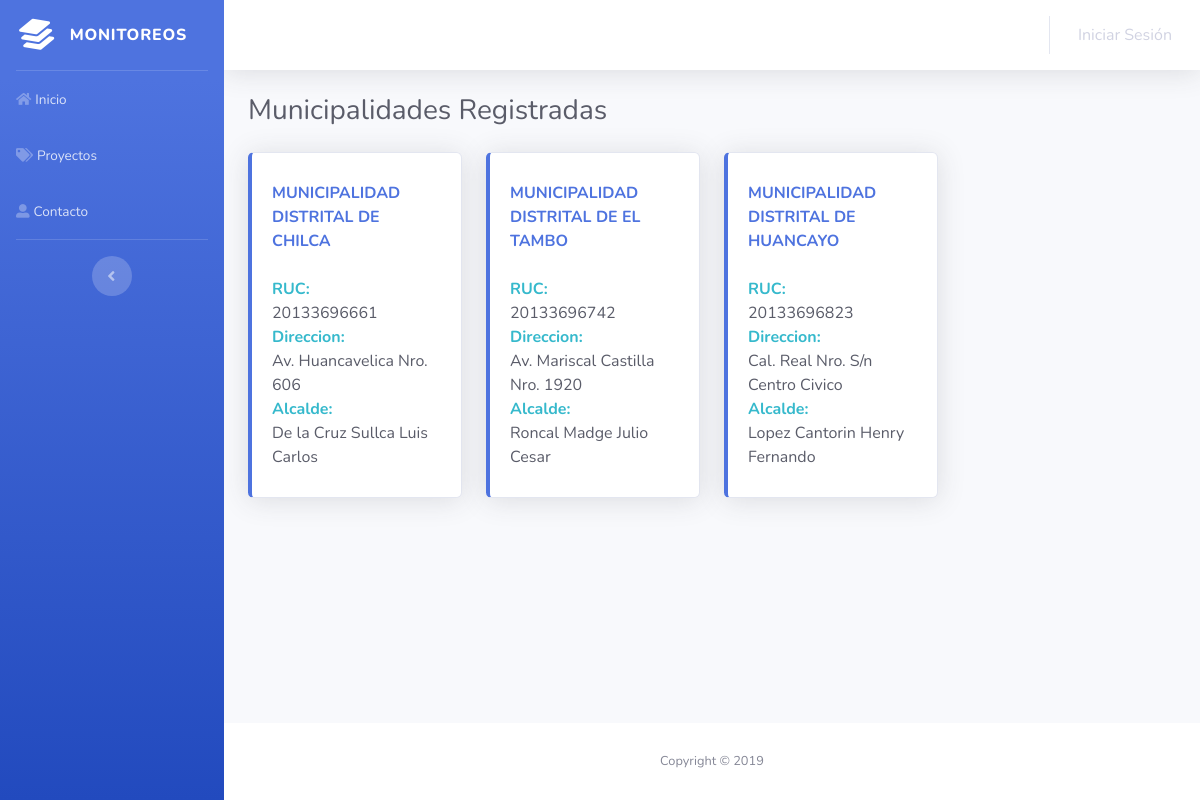
/user/mun-reg.php, run on the app's committed database.
### tables this page shows
CREATE TABLE `municipalidades` (
  `IdMunicipalidad` varchar(11) NOT NULL,
  `RazonSocial` varchar(50) NOT NULL,
  `Direccion` varchar(50) NOT NULL,
  `IdCargo` int(11) NOT NULL
);

### user/php/get.php (called while the page is built, shortened)
<?php
    class get{
        function getSP($sp){
            $con = new Connection();
            $cmd = $con->getConnection();
            $cmd->query("SET NAMES UTF8");
            $cmd->query("SET CHARACTER SET utf8");
            $datos = $cmd->query("CALL ". $sp);
            return $datos;
        }
    }
?>

### user/mun-reg.php (the view, shortened to what this page needs)
<?php
	require 'php/get.php';
    $get = new get();
    $result = $get->getSP("get_Municipalidades()");
	?>
<!DOCTYPE html>
<html lang="en">
<head>
  <link href="vendor/fontawesome-free/css/all.min.css" rel="stylesheet" type="text/css">
  <link href="css/sb-admin-2.min.css" rel="stylesheet">
</head>
<body id="page-top">
	<div id="wrapper">
		<ul class="navbar-nav bg-gradient-primary sidebar sidebar-dark accordion" id="accordionSidebar">
			<a class="sidebar-brand d-flex align-items-center justify-content-center" href="index.php">
				<div class="sidebar-brand-icon rotate-n-15"><i class="fas fa-layer-group"></i></div>
				<div class="sidebar-brand-text mx-3">Monitoreos</div>
			</a>
			<hr class="sidebar-divider my-0">
			<li class="nav-item">
				<a class="nav-link" href="index.php"><i class="fas fa-home"></i><span>Inicio</span></a>
			</li>
			<li class="nav-item">
				<a class="nav-link" href="proyectos.php"><i class="fas fa-tags"></i><span>Proyectos</span></a>
			</li>
			<li class="nav-item">
				<a class="nav-link" href="404.php"><i class="fas fa-user-alt"></i><span>Contacto</span></a>
			</li>
			<hr class="sidebar-divider d-none d-md-block">
			<div class="text-center d-none d-md-inline">
				<button class="rounded-circle border-0" id="sidebarToggle"></button>
			</div>
		</ul>
		<div id="content-wrapper" class="d-flex flex-column">
			<div id="content">
				<nav class="navbar navbar-expand navbar-light bg-white topbar mb-4 static-top shadow">
					<ul class="navbar-nav ml-auto">
						<?php if(isset($_SESSION['usuario'])) {
							$ArrayUsuario = $_SESSION['usuario'];
							?>
							<li class="nav-item dropdown no-arrow">
								<a class="nav-link dropdown-toggle" href="#" id="userDropdown" role="button" data-toggle="dropdown" aria-haspopup="true" aria-expanded="false">
									<span class="mr-2 d-none d-lg-inline text-gray-600 small"><b><?php echo $ArrayUsuario[0]['Nombre']; ?></b></span>
									<img class="img-profile rounded-circle">
								</a>
								<div class="dropdown-menu dropdown-menu-right shadow animated--grow-in" aria-labelledby="userDropdown">
									<a class="dropdown-item" href="perfil.php"><i class="fas fa-user fa-sm fa-fw mr-2 text-gray-400"></i>Perfil</a>
									<a class="dropdown-item" href="404.php"><i class="fas fa-cogs fa-sm fa-fw mr-2 text-gray-400"></i>Configuración</a>
									<div class="dropdown-divider"></div>
									<a class="dropdown-item" href="#" id="Cerrar"><i class="fas fa-sign-out-alt fa-sm fa-fw mr-2 text-gray-400"></i>Cerrar Sesión</a>
								</div>
							</li>
						<?php } else { ?>
							<li class="nav-item"><a class="nav-link" href="login.php">Iniciar Sesión</a></li>
						<?php } ?>
					</ul>
				</nav>
				<div class="container-fluid">
                    <div class="d-sm-flex align-items-center justify-content-between mb-4">
						<h1 class="h3 mb-0 text-gray-800">Municipalidades Registradas</h1>
					</div>
					<div class="row">
                        <?php while ($row = $result->fetch_assoc()) { ?>
                            <div class="col-xl-3 col-md-6 mb-4">
                                <div class="card border-left-primary shadow h-100 py-2">
                                    <div class="card-body">
                                        <div class="row no-gutters align-items-center">
                                            <div class="col mr-2">
                                                <div class="font-weight-bold text-primary text-uppercase mb-1"><?php echo $row['RazonSocial']; ?></div>
                                                <div class="mt-4 mb-0 text-gray-800">
                                                    <div class="text-info font-weight-bold">RUC:</div>
                                                    <?php echo $row['IdMunicipalidad']; ?>
                                                    <div class="text-info font-weight-bold">Direccion:</div>
                                                    <?php echo $row['Direccion']; ?>
                                                    <div class="text-info font-weight-bold">Alcalde:</div>
                                                    <?php echo $row['Alcalde']; ?>
                                                </div>
                                            </div>
                                        </div>
                                    </div>
                                </div>
                            </div>
                        <?php } ?>
					</div>
				</div>
			</div>
			<div>
				<footer class="sticky-footer bg-white">
					<div class="container my-auto">
					<div class="copyright text-center my-auto">
						<span>Copyright &copy; 2019</span>
					</div>
					</div>
				</footer>
			</div>
		</div>
  	</div>
</body>
</html>

### data on the page
municipalidades: RazonSocial "MUNICIPALIDAD DISTRITAL DE CHILCA", IdMunicipalidad "20133696661", Direccion "Av. Huancavelica Nro. 606", Alcalde "De la Cruz Sullca Luis Carlos"
municipalidades: RazonSocial "MUNICIPALIDAD DISTRITAL DE EL TAMBO", IdMunicipalidad "20133696742", Direccion "Av. Mariscal Castilla Nro. 1920", Alcalde "Roncal Madge Julio Cesar"
municipalidades: RazonSocial "MUNICIPALIDAD DISTRITAL DE HUANCAYO", IdMunicipalidad "20133696823", Direccion "Cal. Real Nro. S/n Centro Civico", Alcalde "Lopez Cantorin Henry Fernando"
